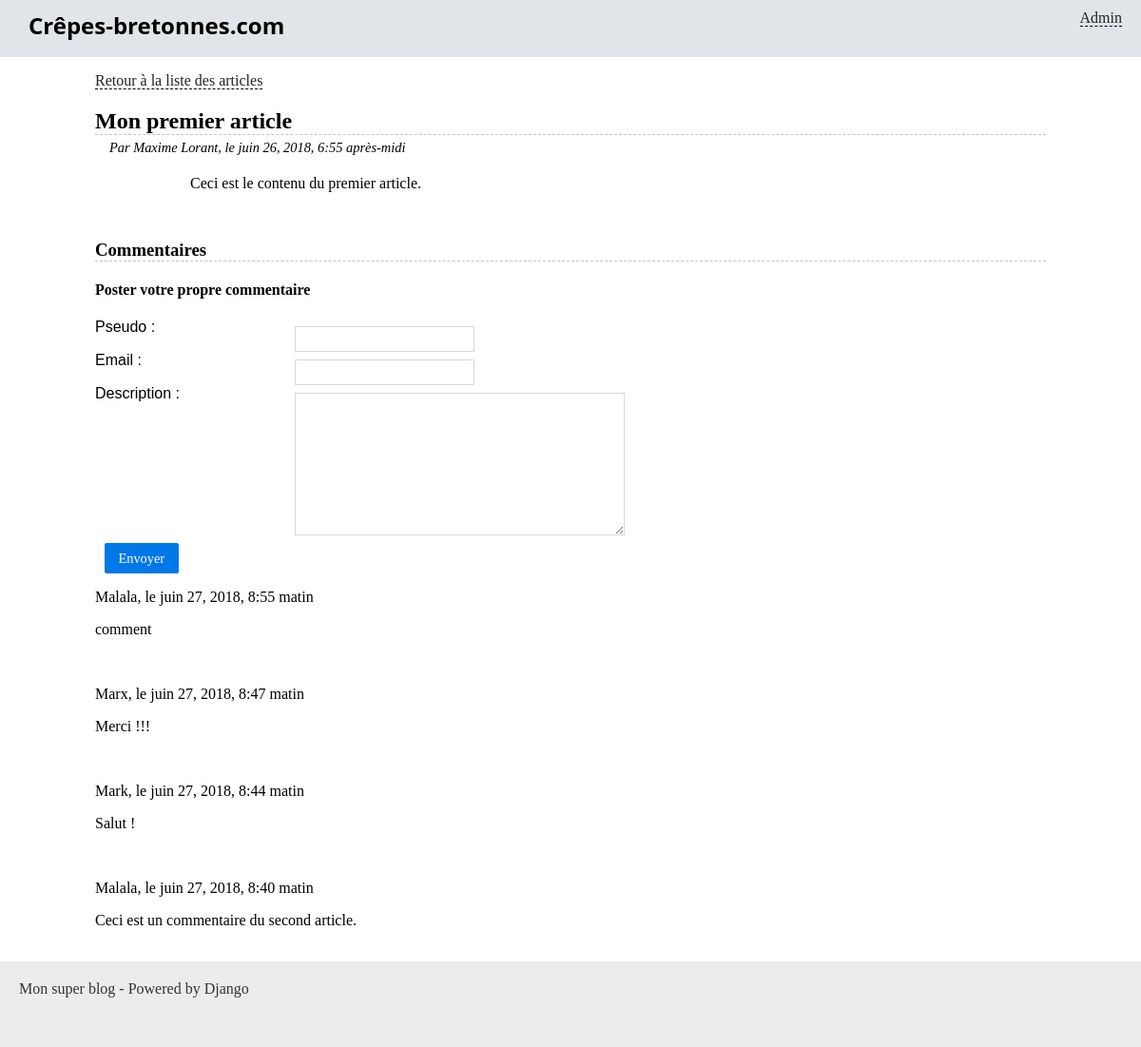
Before: /blog/mon-premier-article/ with the older database file.
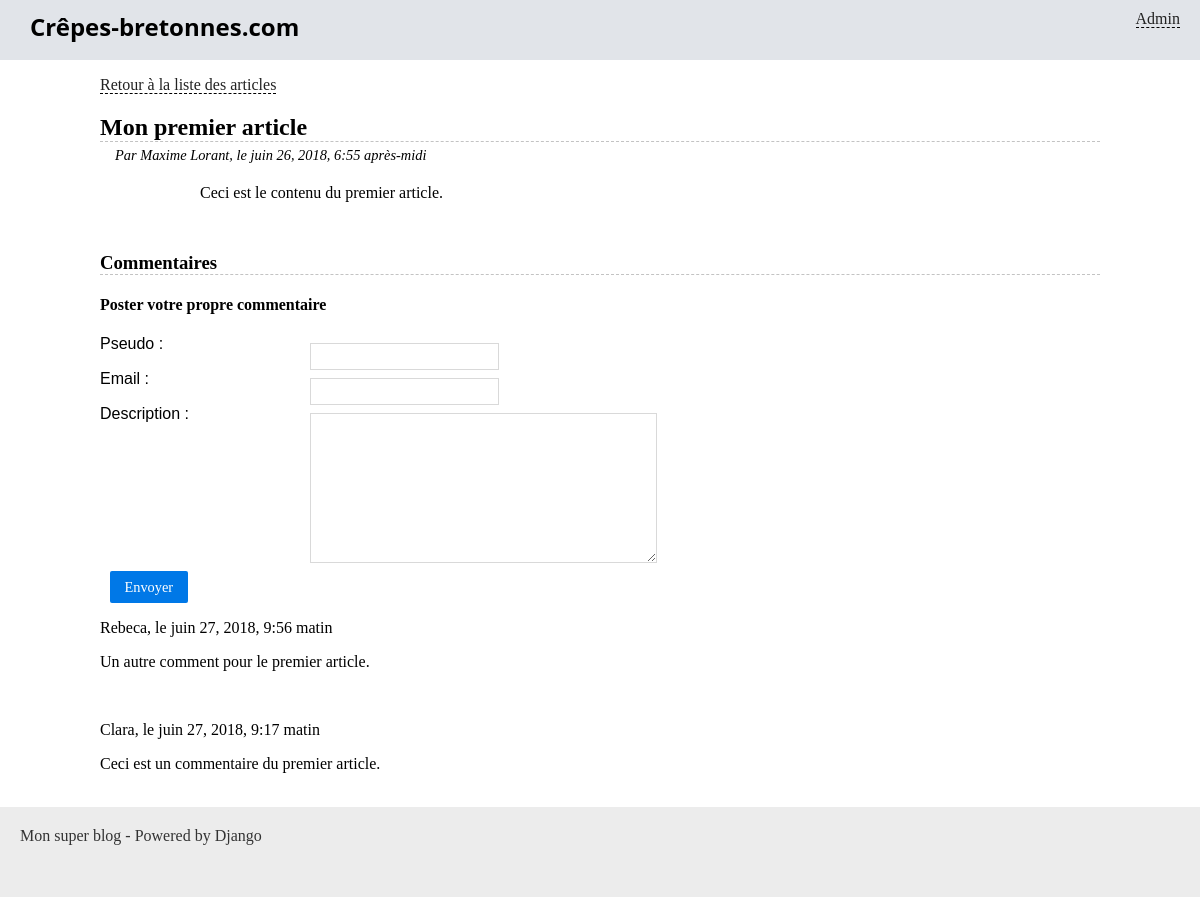
After: the same page with the newer database file.
### blog/models.py (models this page shows, shortened)
class Article(models.Model):
    titre = models.CharField(max_length=100)
    slug = models.SlugField(max_length=100)
    auteur = models.CharField(max_length=42)
    contenu = models.TextField(null=True)
    date = models.DateTimeField(verbose_name="Date de parution",
                                auto_now_add=True, auto_now=False)
    is_visible = models.BooleanField(verbose_name="Article publié ?",
                                     default=False)
    categorie = models.ForeignKey('Categorie', on_delete=models.CASCADE)

class Comment(models.Model):
    pseudo = models.CharField(max_length=42)
    email = models.EmailField(max_length=254)
    article = models.ForeignKey('Article', on_delete=models.CASCADE)
    date = models.DateTimeField(auto_now_add=True, auto_now=False)
    contenu = models.TextField(null=False, verbose_name="Description")
    is_visible = models.BooleanField(verbose_name="Commentaire visible ?",
                                    default=True)
    class Meta:
        ordering = ['-date']

### blog/views.py (the view)
# urls.py: path('<str:slug>/', views.lire_article, name='lire_article'),  # url(r'^(?P<slug>.+)$', 'lire_article', name='blog_lire'),
def lire_article(request, slug):
    article = get_object_or_404(Article, slug=slug)
    commentaires = Comment.objects.filter(article_id=article.id)
    form = CommentForm(request.POST or None)
    if form.is_valid():
        comment = Comment()
        comment = form.save(commit=False)
        comment.article = article
        comment.save()
        form = CommentForm() # To show an empty form after sending the comment
    """
    form = CommentForm(request.POST or None)
    if form.is_valid():
        comment = Comment()
        comment.pseudo = form.cleaned_data['pseudo']
        comment.email = form.cleaned_data['email']
        comment.article = article
        comment.contenu = form.cleaned_data['contenu']
        comment.save()
        redirect('lire_article', slug)
    """
    return render(request, 'blog/lire_article.html', locals())

### blog/forms.py (shortened to what this page needs)
class CommentForm(forms.ModelForm):
	class Meta:
		model = Comment
		fields = ('pseudo', 'email', 'contenu')

### blog/templates/blog/lire_article.html (shortened to what this page needs)
{% extends "blog/base.html" %}
{% block content %}
	<p>
		<a href="{% url 'accueil' %}">Retour à la liste des articles</a>
	</p>
	<h2 class="titre-article">{{ article.titre }}</h2>
	<p class="infos-article">Par {{ article.auteur }}, le {{ article.date }}</p>
	<div class="contenu-article">
		{{ article.contenu|safe }}
	</div>
	<h3 class="titre-comments">Commentaires</h3>
	<h4>Poster votre propre commentaire</h4>
	<form action="{% url 'lire_article' article.slug %}" method="post" class="pure-form">
		{{ form.as_p }}
		<p style="text-align:center">
			<input class="pure-button pure-button-primary" type="submit" value="Envoyer" />
		</p>
	</form>
	{% for comment in commentaires %}
		{% if comment.is_visible and comment.article_id == article.id %}
		<div class="commentaire">
			<p>{{ comment.pseudo }}, le {{ comment.date }}</p>
			<p>{{ comment.contenu }}</p>
		</div>
		<br />
		{% endif %}
	{% empty %}
		<p>Il n'y a pas encore de commentaires</p>
	{% endfor%}
{% endblock %}

### blog/templates/blog/base.html (shortened to what this page needs)
{% load static %}
<!doctype html>
<html lang="fr">
<head>
    <link rel="stylesheet" href="{% static 'blog/styles.css' %}" />
</head>
<body>
    <header>
    	<aside>
        	<a href="{% url 'admin:index' %}">Admin</a>
        </aside>
        <h1>Crêpes-bretonnes.com</h1>
    </header>
    <div class="container">
    	{% block content %}{% endblock %}
    </div>
    <footer>
        Mon super blog - Powered by Django
    </footer>
</body>
</html>

### blog/static/blog/styles.css (style rules this page uses)
* { box-sizing: border-box; }
body { margin: 0; padding: 0; }
a { color: #222; border-bottom: 1px dashed #000; text-decoration: none; }
.container { margin: 0 auto; width: 1000px; }
header { background-color: #e1e4e9; height: 60px; padding-top: 10px; padding-bottom: 13px; }
header aside { float: right; margin-right: 20px; }
header h1 { margin: 0 30px; font-size: 1.5em; font-family: 'Open Sans'; }
footer { background-color: #ECECEC; color: #333; height: 90px; padding: 20px; }
form label { display: block; float: left; font-weight: lighter; width: 200px; text-align: justify; font-family: Arvo, Arial; }
form input, form select, form textarea { border: 1px solid #d9d9d9; color: #343434; float: left; margin: 8px 10px 0px 10px; padding: 5px; }
form textarea { height: 150px; }
form p { clear: both; }
.titre-article, .titre-comments { border-bottom: 1px dashed #c3c3c3; margin-bottom: 0; }
.infos-article { margin: 5px 0 0 15px; font-style: italic; font-size: 0.9em; }
.titre-comments { margin-top: 50px; }
.contenu-article { margin: 20px auto; width: 80%; }
input[type="submit"] { background-color: #0078E7; color: #FFF; font-family: Verdana; font-size: 0.9em; padding: 0.5em 1em; border: 0px none transparent; text-decoration: none; border-radius: 2px; display: inline-block; }

Changed rows visible on the page:
removed Comment: pseudo "Malala", date "juin 27, 2018, 8:55 matin", contenu "comment"
removed Comment: pseudo "Marx", date "juin 27, 2018, 8:47 matin", contenu "Merci !!!"
removed Comment: pseudo "Mark", date "juin 27, 2018, 8:44 matin", contenu "Salut !"
removed Comment: pseudo "Malala", date "juin 27, 2018, 8:40 matin", contenu "Ceci est un commentaire du second article."
added Comment: pseudo "Rebeca", date "juin 27, 2018, 9:56 matin", contenu "Un autre comment pour le premier article."
added Comment: pseudo "Clara", date "juin 27, 2018, 9:17 matin", contenu "Ceci est un commentaire du premier article."
